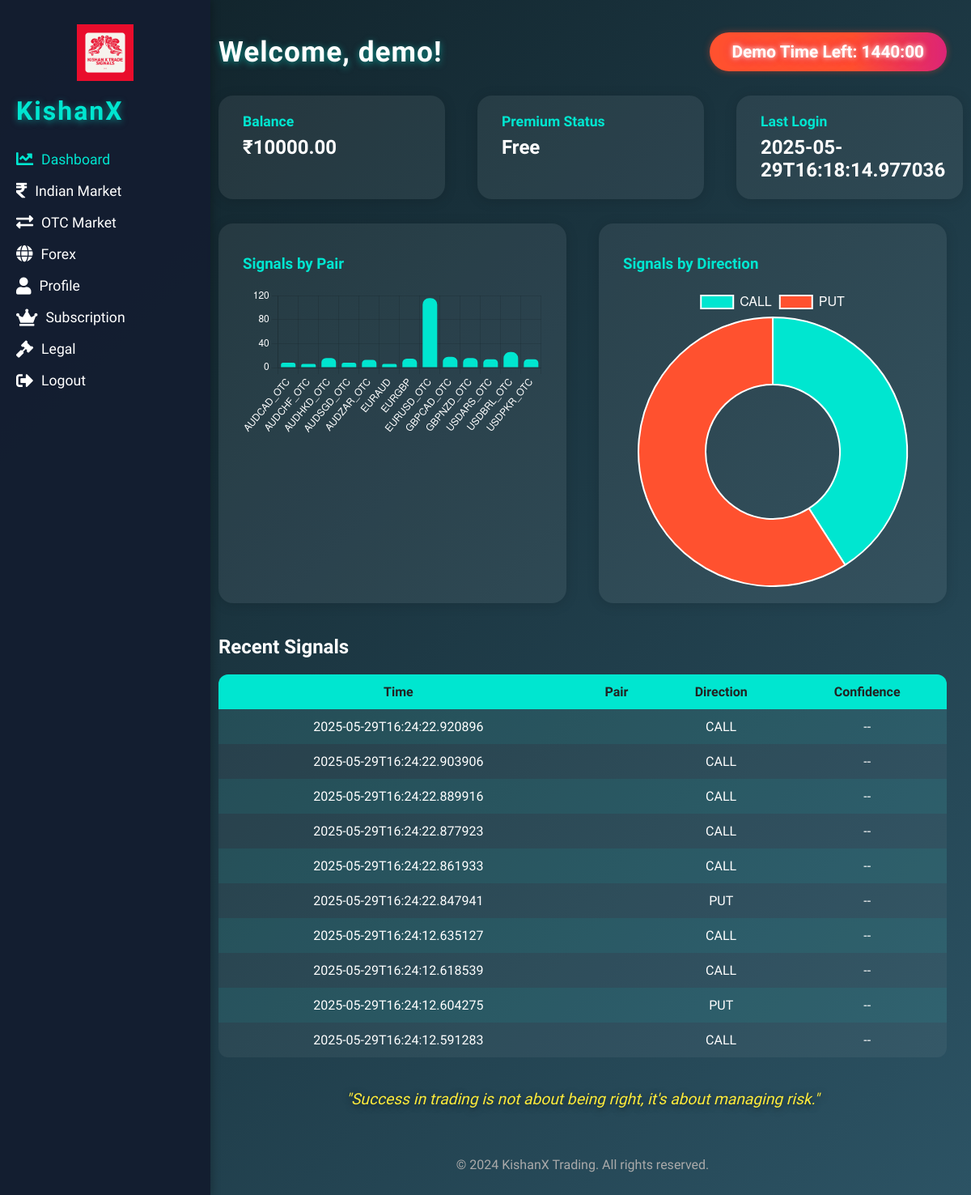
The app's page /dashboard (signed in) with its own data.
### tables this page shows
CREATE TABLE users (
            id INTEGER PRIMARY KEY AUTOINCREMENT,
            username TEXT UNIQUE NOT NULL,
            password TEXT NOT NULL,
            registered_at TEXT NOT NULL,
            last_login TEXT,
            balance REAL DEFAULT 10000.0,
            is_premium BOOLEAN DEFAULT 0
        );

CREATE TABLE signals (
           id INTEGER PRIMARY KEY AUTOINCREMENT,
           user_id INTEGER,
           pair TEXT NOT NULL,
           direction TEXT NOT NULL,
           confidence REAL NOT NULL,
           created_at TEXT NOT NULL,
           FOREIGN KEY(user_id) REFERENCES users(id)
       );

### app.py (the view)
@app.route("/dashboard")
def dashboard():
    if "user_id" not in session:
        return redirect(url_for("login"))
    try:
        user = get_user_by_id(session["user_id"])
        if not user:
            flash("User not found", "error")
            return redirect(url_for("login"))
        signals = get_signals_for_user(user["id"], limit=10)
        total, by_pair, by_direction = get_signal_stats(user["id"])
        pair_labels = [p['pair'] for p in by_pair] if by_pair else []
        pair_counts = [p['count'] for p in by_pair] if by_pair else []
        direction_labels = [d['direction'] for d in by_direction] if by_direction else []
        direction_counts = [d['count'] for d in by_direction] if by_direction else []
        return render_template(
            "dashboard.html",
            user=dict(user),  # Convert Row to dict if needed
            signals=signals,
            total=total,
            pair_labels=pair_labels,
            pair_counts=pair_counts,
            direction_labels=direction_labels,
            direction_counts=direction_counts
        )
    except Exception as e:
        app.logger.error(f"Error in dashboard route: {str(e)}")
        return render_template("500.html"), 500

### app.py (called while the page is built)
@app.before_request
def log_request_info():
    app.logger.debug('Headers: %s', request.headers)
    app.logger.debug('Body: %s', request.get_data())

def get_db():
    db = getattr(g, '_database', None)
    if db is None:
        db = g._database = sqlite3.connect(DATABASE)
        db.row_factory = sqlite3.Row
    return db

@app.teardown_appcontext
def close_connection(exception):
    db = getattr(g, '_database', None)
    if db is not None:
        db.close()

def get_user_by_id(user_id):
    db = get_db()
    return db.execute('SELECT * FROM users WHERE id = ?', (user_id,)).fetchone()

def get_signals_for_user(user_id, limit=20):
    db = get_db()
    return db.execute('SELECT * FROM signals WHERE user_id = ? ORDER BY created_at DESC LIMIT ?', (user_id, limit)).fetchall()

def get_signal_stats(user_id):
    db = get_db()
    total = db.execute('SELECT COUNT(*) FROM signals WHERE user_id = ?', (user_id,)).fetchone()[0]
    by_pair = db.execute('SELECT pair, COUNT(*) as count FROM signals WHERE user_id = ? GROUP BY pair', (user_id,)).fetchall()
    by_direction = db.execute('SELECT direction, COUNT(*) as count FROM signals WHERE user_id = ? GROUP BY direction', (user_id,)).fetchall()
    return total, by_pair, by_direction

@app.before_request
def demo_lockout():
    allowed_routes = {'login', 'register', 'static', 'lock', 'unlock'}
    if request.endpoint in allowed_routes or request.endpoint is None:
        return
    if 'demo_start_time' not in session:
        session['demo_start_time'] = datetime.now().isoformat()
    start_time = datetime.fromisoformat(session['demo_start_time'])
    if (datetime.now() - start_time).total_seconds() > DEMO_TIMEOUT_MINUTES * 60:
        session['locked'] = True
        if request.endpoint not in {'lock', 'unlock'}:
            return redirect(url_for('lock'))
    else:
        session['locked'] = False

### templates/dashboard.html (shortened to what this page needs)
<!DOCTYPE html>
<html lang="en">
<head>
    <link rel="stylesheet" href="https://cdnjs.cloudflare.com/ajax/libs/font-awesome/5.15.4/css/all.min.css">
</head>
<body>
    <div class="sidebar">
        <div class="sidebar-header">
            <img src="{{ url_for('static', filename='images/logo2.png') }}" alt="KishanX Logo" class="logo">
            <h2>KishanX</h2>
        </div>
        <ul class="nav-links">
            <li><a href="{{ url_for('dashboard') }}" class="nav-link active"><i class="fas fa-chart-line"></i>Dashboard</a></li>
            <li><a href="{{ url_for('indian_market') }}" class="nav-link"><i class="fas fa-rupee-sign"></i>Indian Market</a></li>
            <li><a href="{{ url_for('otc_market') }}" class="nav-link"><i class="fas fa-exchange-alt"></i>OTC Market</a></li>
            <li><a href="{{ url_for('index') }}" class="nav-link"><i class="fas fa-globe"></i>Forex</a></li>
            <li><a href="{{ url_for('profile') }}" class="nav-link"><i class="fas fa-user"></i>Profile</a></li>
            <li><a href="{{ url_for('subscription') }}" class="nav-link"><i class="fas fa-crown"></i>Subscription</a></li>
            <li><a href="{{ url_for('legal') }}" class="nav-link"><i class="fas fa-gavel"></i>Legal</a></li>
            <li><a href="{{ url_for('logout') }}" class="nav-link"><i class="fas fa-sign-out-alt"></i>Logout</a></li>
        </ul>
    </div>
    <div class="main">
        <div class="topbar">
            <div class="welcome">Welcome, {{ user.username }}!</div>
            <div class="demo-timer" id="demo-timer">Demo Time Left: <span id="demo-time">--:--</span></div>
        </div>
        <div class="user-info">
            <div class="user-card">
                <h3>Balance</h3>
                <div class="value">₹{{ '%.2f'|format(user.balance) }}</div>
            </div>
            <div class="user-card">
                <h3>Premium Status</h3>
                <div class="value">{% if user.is_premium %}<span style="color:#ffeb3b;">Premium</span>{% else %}Free{% endif %}</div>
            </div>
            <div class="user-card">
                <h3>Last Login</h3>
                <div class="value">{{ user.last_login or 'First Login' }}</div>
            </div>
        </div>
        <div class="charts">
            <div class="chart-container">
                <h3 style="color:#00e6d0;">Signals by Pair</h3>
                <canvas id="pairChart"></canvas>
            </div>
            <div class="chart-container">
                <h3 style="color:#00e6d0;">Signals by Direction</h3>
                <canvas id="directionChart"></canvas>
            </div>
        </div>
        <div class="section">
            <h2>Recent Signals</h2>
            <table class="signals-table">
                <tr>
                    <th>Time</th>
                    <th>Pair</th>
                    <th>Direction</th>
                    <th>Confidence</th>
                </tr>
                {% for s in signals %}
                <tr>
                    <td>{{ s['time'] if 'time' in s else s.created_at }}</td>
                    <td>{{ s['pair'] if 'pair' in s else s.symbol }}</td>
                    <td>{{ s['direction'] if 'direction' in s else s.direction }}</td>
                    <td>{{ s['confidence'] if 'confidence' in s else '--' }}</td>
                </tr>
                {% endfor %}
            </table>
        </div>
        <div class="quote">
            "Success in trading is not about being right, it's about managing risk."
        </div>
        <div class="footer">
            &copy; 2024 KishanX Trading. All rights reserved.
        </div>
    </div>
    <script>
        // Demo timer fetch
        function updateDemoTime() {
            fetch("/get_demo_time").then(r => r.json()).then(data => {
                document.getElementById("demo-time").textContent = data.time_left;
            });
        }
        setInterval(updateDemoTime, 1000);
        updateDemoTime();
        // Chart.js for signals by pair
        const pairLabels = {{ pair_labels|tojson }};
        const pairCounts = {{ pair_counts|tojson }};
        const directionLabels = {{ direction_labels|tojson }};
        const directionCounts = {{ direction_counts|tojson }};
        new Chart(document.getElementById('pairChart').getContext('2d'), {
            type: 'bar',
            data: {
                labels: pairLabels,
                datasets: [{
                    label: 'Signals',
                    data: pairCounts,
                    backgroundColor: '#00e6d0',
                    borderRadius: 8
                }]
            },
            options: {
                plugins: { legend: { display: false } },
                scales: { x: { ticks: { color: '#fff' } }, y: { ticks: { color: '#fff' } } },
                responsive: true
            }
        });
        new Chart(document.getElementById('directionChart').getContext('2d'), {
            type: 'doughnut',
            data: {
                labels: directionLabels,
                datasets: [{
                    label: 'Signals',
                    data: directionCounts,
                    backgroundColor: ['#00e6d0', '#ff512f', '#ffeb3b'],
                    borderWidth: 2
                }]
            },
            options: {
                plugins: { legend: { labels: { color: '#fff', font: { size: 16 } } } },
                responsive: true
            }
        });
    </script>
</body>
</html>

### templates/dashboard.html (style rules this page uses)
body { font-family: 'Work Sans', Arial, sans-serif; background: linear-gradient(135deg, #0f2027, #2c5364); margin: 0; color: #fff; }
.sidebar { position: fixed; left: 0; top: 0; bottom: 0; width: 220px; background: rgba(20,30,48,0.98); box-shadow: 2px 0 10px #0004; padding: 30px 20px 20px 20px; z-index: 10; }
.sidebar h2 { margin: 0 0 30px 0; font-size: 2rem; letter-spacing: 2px; color: #00e6d0; text-shadow: 0 2px 8px #00e6d088; }
.nav-links { list-style: none; padding: 0; margin: 0; }
.nav-links li { margin: 18px 0; }
.nav-link { display: flex; align-items: center; color: #fff; text-decoration: none; font-size: 1.1rem; transition: color 0.2s; font-weight: 500; }
.nav-link i { margin-right: 10px; font-size: 1.2em; }
.nav-link.active, .nav-link:hover { color: #00e6d0; }
.main { margin-left: 240px; padding: 40px 30px 30px 30px; min-height: 100vh; }
.topbar { display: flex; justify-content: space-between; align-items: center; margin-bottom: 30px; }
.welcome { font-size: 2.2rem; font-weight: 700; letter-spacing: 1px; text-shadow: 0 2px 8px #00e6d088; }
.demo-timer { font-size: 1.3rem; font-weight: 700; color: #fff; background: linear-gradient(90deg, #ff512f 60%, #dd2476 100%); padding: 12px 28px; border-radius: 30px; box-shadow: 0 0 8px #ff512f66; margin-left: 20px; display: inline-block; animation: blink3d 1s infinite alternate; text-shadow: 0 0 6px #fff, 0 0 10px #ff512f, 0 0 15px #dd2476; }
.user-info { display: flex; gap: 40px; margin-bottom: 30px; }
.user-card { background: rgba(255,255,255,0.07); border-radius: 18px; padding: 22px 30px; box-shadow: 0 2px 16px #0002; min-width: 220px; }
.user-card h3 { margin: 0 0 8px 0; font-size: 1.1rem; color: #00e6d0; }
.user-card .value { font-size: 1.5rem; font-weight: 700; color: #fff; }
.charts { display: flex; gap: 40px; margin-bottom: 40px; flex-wrap: wrap; }
.chart-container { background: rgba(255,255,255,0.07); border-radius: 18px; padding: 20px 30px; box-shadow: 0 2px 16px #0002; min-width: 320px; flex: 1 1 320px; }
.section { margin-bottom: 40px; }
.signals-table { width: 100%; border-collapse: collapse; background: rgba(255,255,255,0.05); border-radius: 12px; overflow: hidden; }
.signals-table th, .signals-table td { padding: 12px 10px; text-align: center; }
.signals-table th { background: #00e6d0; color: #222; }
.signals-table tr:nth-child(even) { background: rgba(0,230,208,0.08); }
.quote { font-size: 1.2rem; color: #ffeb3b; margin: 30px 0 0 0; text-align: center; font-style: italic; text-shadow: 0 2px 8px #0008; }
.footer { text-align: center; color: #aaa; margin-top: 60px; font-size: 1rem; }
.sidebar-header .logo { max-width: 70px; display: block; margin: 0 auto 18px auto; }

### records on screen
users: username "demo", balance "10000.00", last_login "2025-05-29T16:18:14.977036"
signals: created_at "2025-05-29T16:24:22.920896", direction "CALL", s "--"
signals: created_at "2025-05-29T16:24:22.903906", direction "CALL", s "--"
signals: created_at "2025-05-29T16:24:22.889916", direction "CALL", s "--"
signals: created_at "2025-05-29T16:24:22.877923", direction "CALL", s "--"
signals: created_at "2025-05-29T16:24:22.861933", direction "CALL", s "--"
signals: created_at "2025-05-29T16:24:22.847941", direction "PUT", s "--"
signals: created_at "2025-05-29T16:24:12.635127", direction "CALL", s "--"
signals: created_at "2025-05-29T16:24:12.618539", direction "CALL", s "--"
signals: created_at "2025-05-29T16:24:12.604275", direction "PUT", s "--"
signals: created_at "2025-05-29T16:24:12.591283", direction "CALL", s "--"

### other values on screen
chart data {{ pair_labels|tojson }} ["AUDCAD_OTC", "AUDCHF_OTC", "AUDHKD_OTC", "AUDSGD_OTC", "AUDZAR_OTC", "EURAUD", "EURGBP", "EURUSD_OTC", "GBPCAD_OTC", "GBPNZD_OTC", "USDARS_OTC", "USDBRL_OTC", "USDPKR_OTC"]
chart data {{ pair_counts|tojson }} [8, 6, 16, 8, 13, 6, 15, 116, 18, 16, 14, 26, 14]
chart data {{ direction_labels|tojson }} ["CALL", "PUT"]
chart data {{ direction_counts|tojson }} [113, 163]
